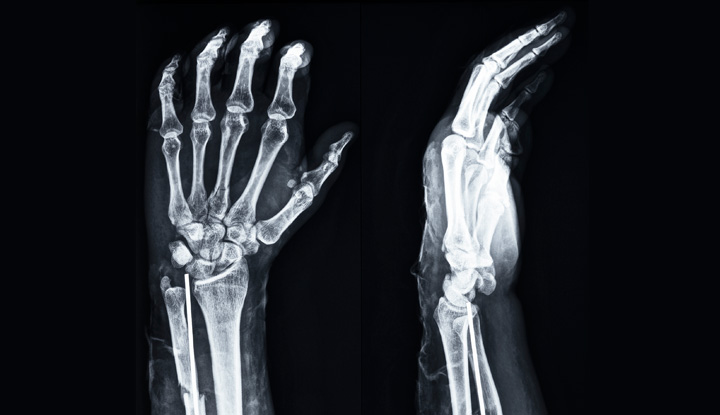
#> input picture ex3/bone.jpg, 720 x 415 px, found by its file name
$ python ex6_contours.py
#> lines starting #> are read from the running program, lines starting #| are printed output that depends on the picture; after the words box and inside, x2 and y2 are one past the last pixel; in counts of white or black regions, pixels touching at a corner belong together
import cv2
import matplotlib.pyplot as plt

# 1. Read image in grayscale
img_path = r"C:\CV Programs\ex3\bone.jpg"  # Replace with your MRI/CT slice
img = cv2.imread(img_path, cv2.IMREAD_GRAYSCALE)
#> img: shape (415, 720); min 0, max 255, mean 39.8

if img is None:
    print("Error: Check image path!")
    exit()

# 2. Apply Gaussian Blur to reduce noise
blur = cv2.GaussianBlur(img, (5, 5), 0)
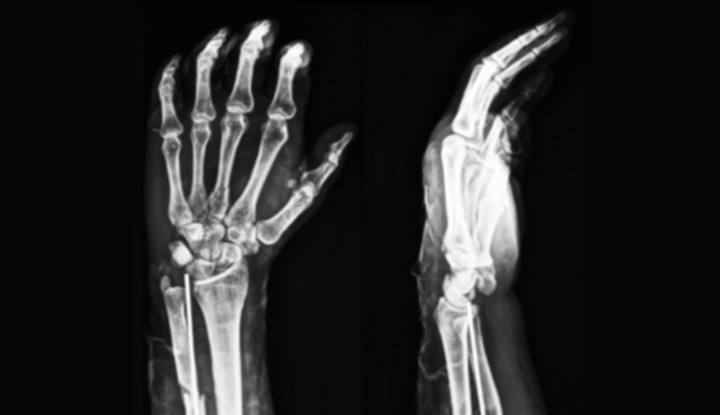
#> blur: shape (415, 720); min 0, max 254, mean 39.8

# 3. Otsu’s Thresholding
_, otsu = cv2.threshold(blur, 0, 255, cv2.THRESH_BINARY + cv2.THRESH_OTSU)
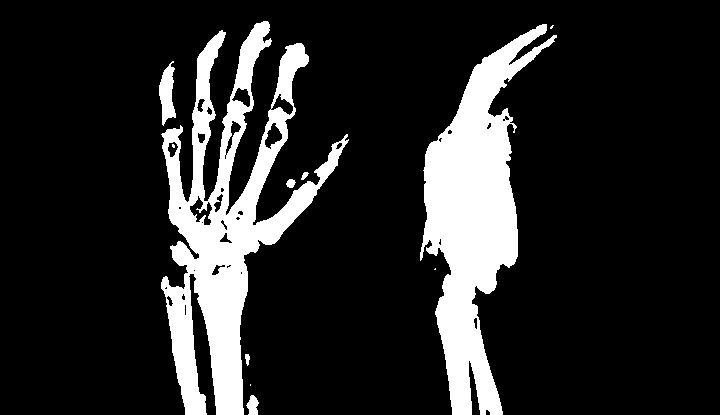
#> otsu: shape (415, 720); 15.7% white; 11 white regions (4 under 20 px)

# 4. Find contours
contours, _ = cv2.findContours(otsu, cv2.RETR_EXTERNAL, cv2.CHAIN_APPROX_SIMPLE)
#> contours = 10 contours, 3 with area under 20; largest, box (x1, y1, x2, y2) and area: (161, 21, 349, 415) 24524, (420, 24, 557, 415) 21269, (159, 61, 176, 126) 588, (246, 395, 259, 415) 148, (286, 179, 296, 188) 51, (245, 354, 250, 366) 28, (301, 172, 309, 180) 26
# Draw contours on a copy of original image
img_contours = cv2.cvtColor(img, cv2.COLOR_GRAY2BGR)  # Convert to BGR for color drawing
cv2.drawContours(img_contours, contours, -1, (0, 255, 0), 2)
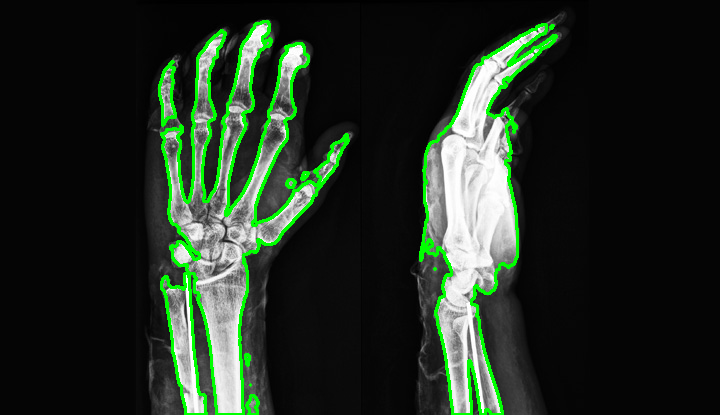
#> img_contours: shape (415, 720, 3); mean B, G, R 34.2, 46.1, 34.2

# 5. Display results
titles = ['Original', 'Gaussian Blur', "Otsu's Threshold", 'Contours']
images = [img, blur, otsu, img_contours]

for i in range(4):
    plt.subplot(1, 4, i+1)
    if i == 3:  # Show color image for contours
        plt.imshow(cv2.cvtColor(images[i], cv2.COLOR_BGR2RGB))
    else:
        plt.imshow(images[i], cmap='gray')
    plt.title(titles[i])
    plt.axis('off')

plt.show()
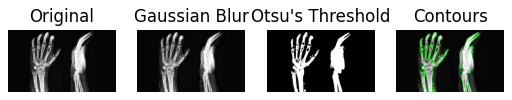
#> figure drawn by matplotlib, 4 panels
